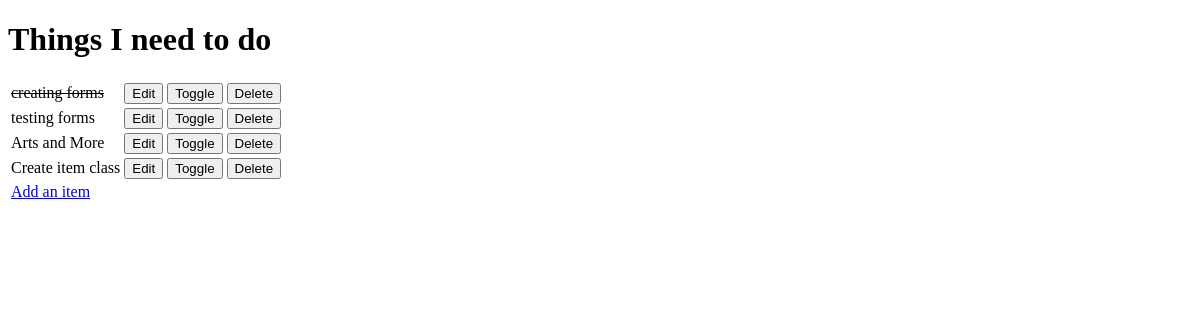
Before: / with the older database file.
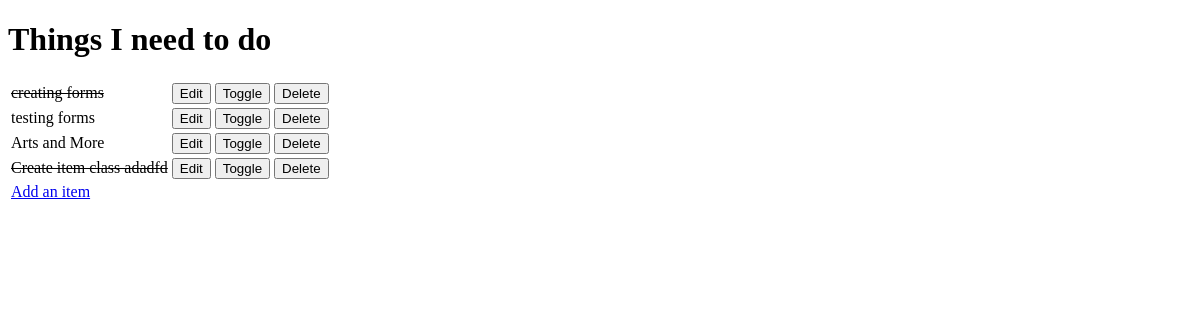
After: the same page with the newer database file.
### todo/models.py (models this page shows, shortened)
class items(models.Model):
    name = models.CharField(max_length=50, null=False, blank=False)
    done = models.BooleanField(null=False, blank=False, default=False)

### todo/views.py (the view)
# urls.py: path('', views.get_todo_list, name='get_todo_list'),
def get_todo_list(request):
    items1 = items.objects.all()
    context = {
        'items': items1
    }
    return render(request, 'todo/todo_list.html', context)

### todo/templates/todo/todo_list.html (shortened to what this page needs)
<!DOCTYPE html>
<html lang="en">
<head>
</head>
<body>
    <h1>Things I need to do</h1>
    <table>
    {% for item in items %}
        <tr>
            {% if item.done %}
            <td>
                <strike>{{ item.name }}</strike>
            </td>
            {% else %}
            <td>
                {{ item.name }}
            </td>
            {% endif %}
            <td>
                <a href="/edit/{{ item.id }}">
                    <button>Edit</button>
                </a>
            </td>
            <td>
                <a href="/toggle/{{ item.id }}">
                    <button>Toggle</button>
                </a>
            </td>
            <td>
                <a href="/delete/{{ item.id }}">
                    <button>Delete</button>
                </a>
            </td>
            {% empty %}
            <tr><td>You have nothing to do</td></tr>
        </tr>
    {% endfor %}
    <tr><td><a href="add">Add an item</a></td></tr>
    </table>
</body>
</html>

Changed rows visible on the page:
changed items: done False → True (drawn); name "Create item class" → "Create item class adadfd"
